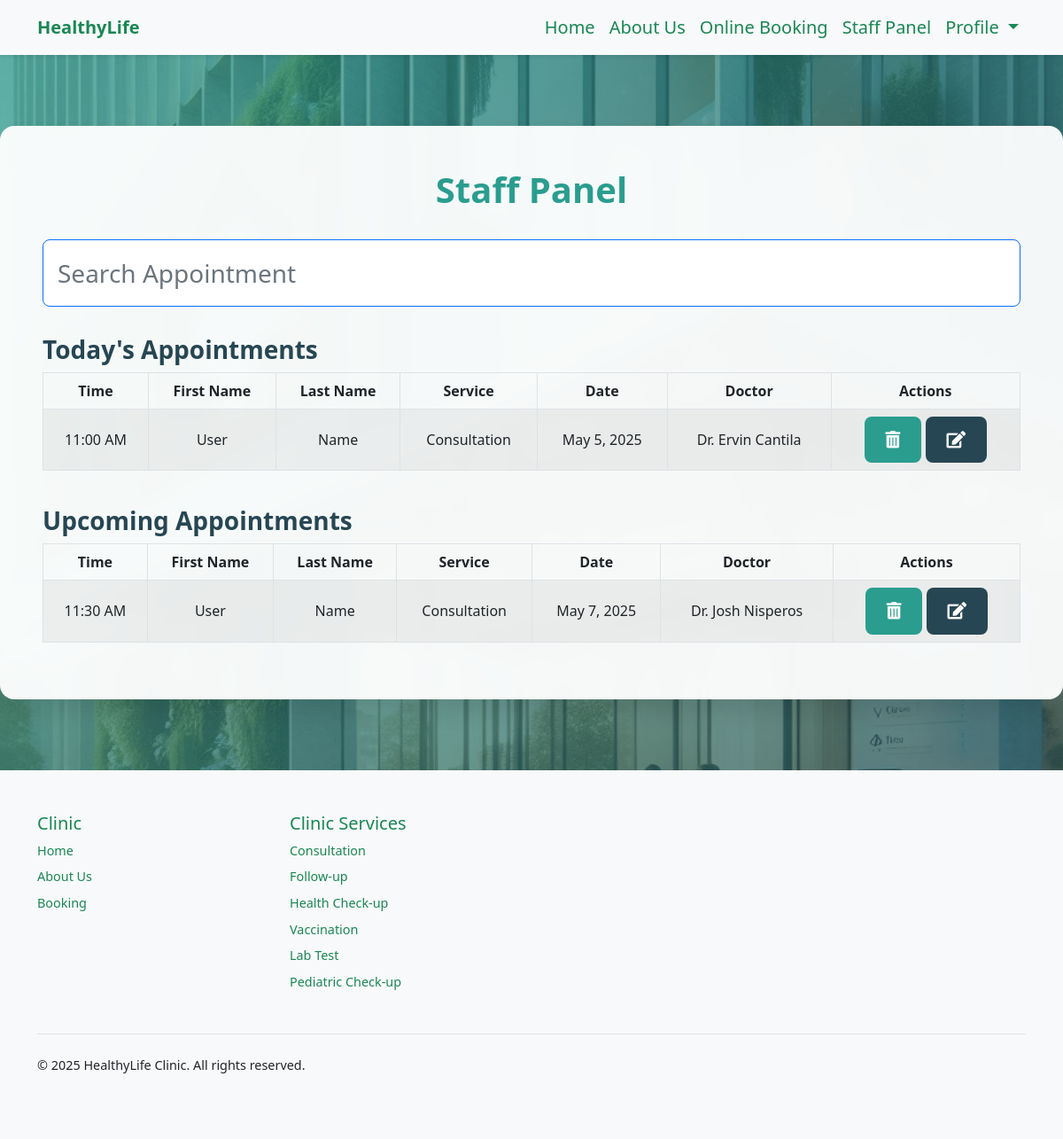
The app's page /staff-panel (signed in) with its own data.
### booking/models.py (models this page shows, shortened)
class Appointment(models.Model):
    user = models.ForeignKey(User, on_delete=models.CASCADE, null=True, blank=True)
    service = models.CharField(max_length=50, choices=SERVICE_CHOICES, default="Doctor care")
    doctor = models.CharField(max_length=255, default="Unknown")
    day = models.DateField(default=datetime.now)
    time = models.CharField(max_length=10, choices=TIME_CHOICES, default="3 PM")
    time_ordered = models.DateTimeField(default=datetime.now, blank=True)

### booking/views.py (the view)
# urls.py: path('staff-panel', views.staffPanel, name='staffPanel'),
def staffPanel(request):
    today = datetime.today()
    minDate = today.strftime('%Y-%m-%d')
    deltatime = today + timedelta(days=31)
    strdeltatime = deltatime.strftime('%Y-%m-%d')
    maxDate = strdeltatime
    today_items = Appointment.objects.filter(day=minDate).order_by('time')
    upcoming_items = Appointment.objects.filter(day__gt=minDate).order_by('day', 'time')
    return render(request, 'staffPanel.html', {
        'today_items': today_items,
        'upcoming_items': upcoming_items,
    })

### booking/templates/staffPanel.html (shortened to what this page needs)
{% extends 'layout.html' %}
{% load static %}
{% block head %}
<link href="https://cdnjs.cloudflare.com/ajax/libs/font-awesome/5.15.3/css/all.min.css" rel="stylesheet">
{% endblock %}
{% block body %}
{% if user.is_authenticated and user.is_staff %}
  <div class="staff-panel">
    <h1>Staff Panel</h1>
    <input class="form-control form-control-lg fs-3 border border-primary" id="myInput" type="text" placeholder="Search Appointment">
    <h3>Today's Appointments</h3>
    <div class="table-responsive">
      <table class="table table-bordered table-striped table-hover mx-auto">
        <thead>
          <tr>
            <th class="text-center" scope="col">Time</th>
            <th class="text-center" scope="col">First Name</th>
            <th class="text-center" scope="col">Last Name</th>
            <th class="text-center" scope="col">Service</th>
            <th class="text-center" scope="col">Date</th>
            <th class="text-center" scope="col">Doctor</th>
            <th class="text-center" scope="col">Actions</th>
          </tr>
        </thead>
        <tbody id="todayTable">
          {% for item in today_items %}
            <tr>
              <td class="text-center">{{ item.time }}</td>
              <td class="text-center">{{ item.user.first_name }}</td>
              <td class="text-center">{{ item.user.last_name }}</td>
              <td class="text-center">{{ item.service }}</td>
              <td class="text-center">{{ item.day }}</td>
              <td class="text-center">{{ item.doctor }}</td>
              <td class="text-center">
                <button type="button" class="btn btn-danger" data-toggle="modal" data-target="#deleteModal" data-id="{{ item.id }}">
                  <i class="fas fa-trash-alt"></i>
                </button>
                <a href="{% url 'edit_appointment' item.id %}" class="btn btn-primary">
                  <i class="fas fa-edit"></i>
                </a>
              </td>
            </tr>
          {% endfor %}
        </tbody>
      </table>
    </div>
    <h3>Upcoming Appointments</h3>
    <div class="table-responsive">
      <table class="table table-bordered table-striped table-hover mx-auto">
        <thead>
          <tr>
            <th class="text-center" scope="col">Time</th>
            <th class="text-center" scope="col">First Name</th>
            <th class="text-center" scope="col">Last Name</th>
            <th class="text-center" scope="col">Service</th>
            <th class="text-center" scope="col">Date</th>
            <th class="text-center" scope="col">Doctor</th>
            <th class="text-center" scope="col">Actions</th>
          </tr>
        </thead>
        <tbody id="upcomingTable">
          {% for item in upcoming_items %}
            <tr>
              <td class="text-center">{{ item.time }}</td>
              <td class="text-center">{{ item.user.first_name }}</td>
              <td class="text-center">{{ item.user.last_name }}</td>
              <td class="text-center">{{ item.service }}</td>
              <td class="text-center">{{ item.day }}</td>
              <td class="text-center">{{ item.doctor }}</td>
              <td class="text-center">
                <button type="button" class="btn btn-danger" data-toggle="modal" data-target="#deleteModal" data-id="{{ item.id }}">
                  <i class="fas fa-trash-alt"></i>
                </button>
                <a href="{% url 'edit_appointment' item.id %}" class="btn btn-primary">
                  <i class="fas fa-edit"></i>
                </a>
              </td>
            </tr>
          {% endfor %}
        </tbody>
      </table>
    </div>
  </div>
{% else %}
  <div class="staff-panel">
    <h1 class="text-danger">You are not an admin!</h1>
    <a href="{% url 'login' %}" class="btn btn-primary mt-5">Sign in</a>
  </div>
{% endif %}
{% endblock %}

### records on screen
Appointment: time "11:00 AM", user.first_name "User", user.last_name "Name", service "Consultation", day "May 5, 2025", doctor "Dr. Ervin Cantila"
Appointment: time "11:30 AM", user.first_name "User", user.last_name "Name", service "Consultation", day "May 7, 2025", doctor "Dr. Josh Nisperos"
